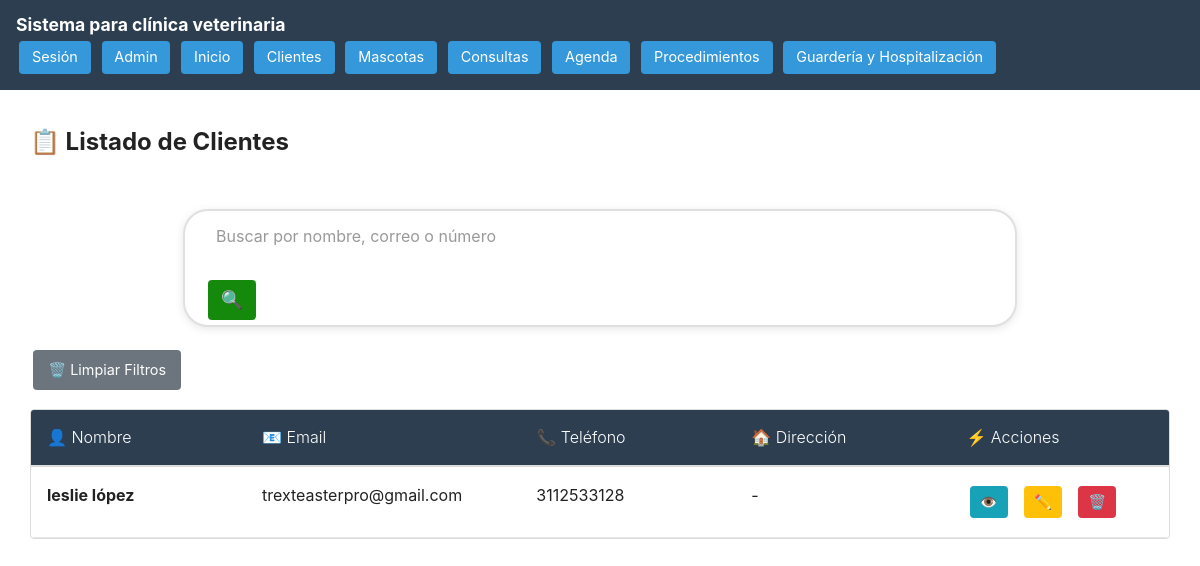
Page /ver-clientes/ (signed in) on the earlier database version.
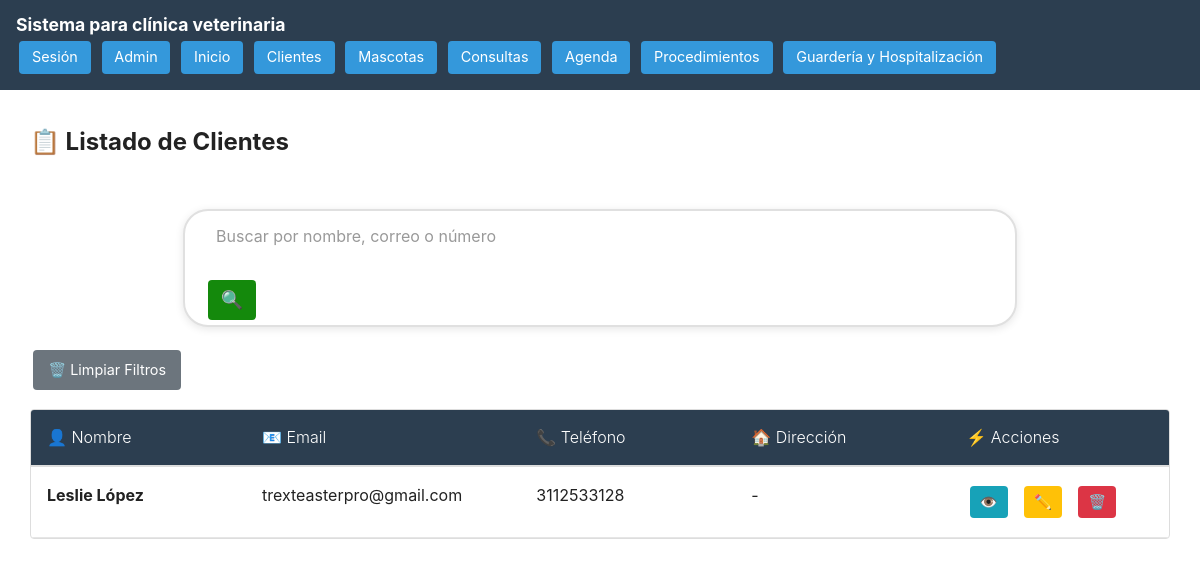
Same page on the later database version.
### ClientesMascotas/models.py (models this page shows)
class Clientes(models.Model):
    nombre = models.CharField(max_length=255)
    email = models.EmailField(unique=True, blank = True)
    telefono = models.CharField(max_length=20, unique = True)
    direccion = models.TextField(blank=True)

### ClientesMascotas/views.py (the view)
# urls.py: path('ver-clientes/', views.ver_clientes, name='ver_clientes'),
@login_required
def ver_clientes(request):
    query = request.GET.get('q', '').strip().lower()  # Remove replace to keep spaces intact
    if query:
        clientes = Clientes.objects.filter(
            Q(nombre__icontains=query) |
            Q(email__icontains=query) |
            Q(telefono__icontains=query)
        )
    else:
        clientes = Clientes.objects.all()
    return render(request, 'clientesMascotas/Clientes/VerClientes.html', {'clientes': clientes})

### templates/clientesMascotas/Clientes/VerClientes.html (shortened to what this page needs)
{% extends 'base.html' %}
{% load static %}
{% block content %}
<section class="container">
    <div class="header-actions">
        <h2>📋 Listado de Clientes</h2>
    </div>
    {% include 'filtro.html' with placeholder='Buscar por nombre, correo o número' %}
    <a href="{% url 'ver_clientes' %}" class="btn-home filtro-reset">
                        🗑️ Limpiar Filtros
    </a>
    <div class="custom-table-container">
        <table class="custom-table">
            <thead>
                <tr>
                    <th>👤 Nombre</th>
                    <th>📧 Email</th>
                    <th>📞 Teléfono</th>
                    <th>🏠 Dirección</th>
                    <th>⚡ Acciones</th>
                </tr>
            </thead>
            <tbody>
                {% for cliente in clientes %}
                <tr>
                    <td><strong>{{ cliente.nombre }}</strong></td>
                    <td>{{ cliente.email|default:"-" }}</td>
                    <td>{{ cliente.telefono|default:"-" }}</td>
                    <td>{{ cliente.direccion|linebreaksbr|default:"-" }}</td>
                    <td>
                        <div class="action-buttons compact">
                            <a href="{% url 'detalle_cliente' cliente.pk %}"
                               class="btn-home"
                               style="background: #17a2b8; padding: 5px 10px;"
                               title="Ver detalles de cliente">
                                👁️
                            </a>
                            <a href="{% url 'editar_cliente' cliente.pk %}"
                               class="btn-home"
                               style="background: #ffc107; color: black; padding: 5px 10px;"
                               title="Editar cliente">
                                ✏️
                            </a>
                            <a href="{% url 'borrar_cliente' cliente.pk %}"
                               class="btn-home"
                               style="background: #dc3545; padding: 5px 10px;"
                               onclick="return confirm('¿Seguro que quieres borrar a {{ cliente.nombre }}?');"
                               title="Eliminar cliente">
                                🗑️
                            </a>
                        </div>
                    </td>
                </tr>
                {% empty %}
                <tr>
                    <td colspan="5" class="no-data">
                        No hay clientes registrados.
                    </td>
                </tr>
                {% endfor %}
            </tbody>
        </table>
    </div>
</section>
{% endblock %}

Differences in the rows shown:
changed Clientes "trexteasterpro@gmail.com": nombre "leslie lópez" → "Leslie López"
